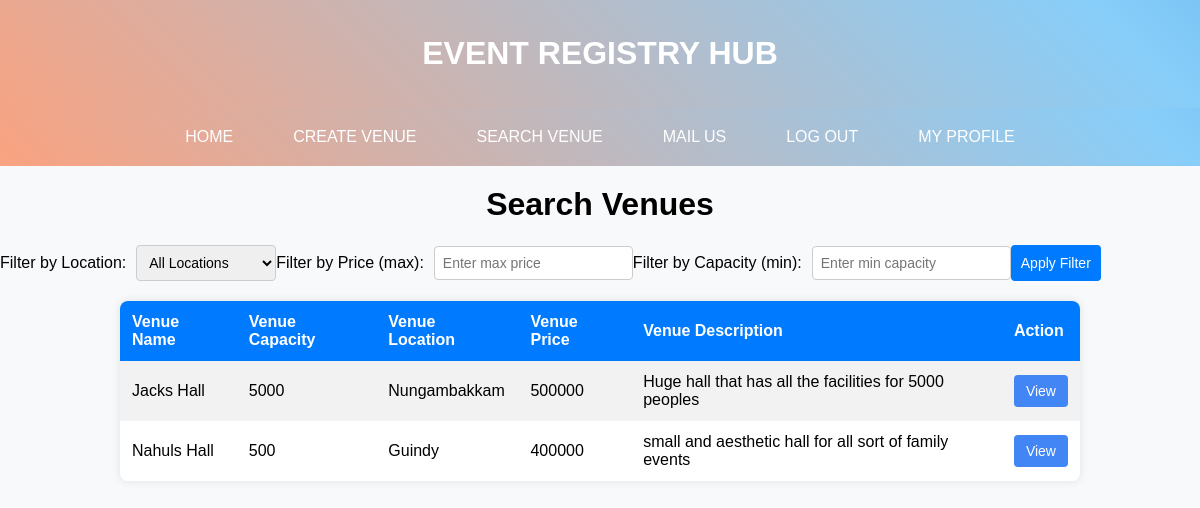
Screenshot of /search.php (signed in) with the database file from the repository.
### tables this page shows
CREATE TABLE `venues` (
  `venue_id` int(11) NOT NULL,
  `venue_name` varchar(255) NOT NULL,
  `venue_capacity` int(11) NOT NULL,
  `venue_location` varchar(255) NOT NULL,
  `venue_price` float NOT NULL,
  `venue_description` text DEFAULT NULL,
  `user_id` int(11) DEFAULT NULL
);

### search.php (the view, shortened to what this page needs)
<?php
include_once('includes/dbconnection.php');
if (isset($_GET['location']) && !empty($_GET['location'])) {
    $selectedLocation = $_GET['location'];
    $locationFilter = " AND venue_location = '$selectedLocation'";
} else {
    $locationFilter = '';
}
if (isset($_GET['price']) && is_numeric($_GET['price'])) {
    $selectedPrice = floatval($_GET['price']);
    $priceFilter = " AND venue_price <= $selectedPrice";
} else {
    $selectedPrice = '';
    $priceFilter = '';
}
if (isset($_GET['capacity']) && is_numeric($_GET['capacity'])) {
    $selectedCapacity = intval($_GET['capacity']);
    $capacityFilter = " AND venue_capacity >= $selectedCapacity";
} else {
    $selectedCapacity = '';
    $capacityFilter = '';
}
$filterQuery = "SELECT * FROM venues WHERE 1 $locationFilter $priceFilter $capacityFilter";
$filterResult = $conn->query($filterQuery);
if ($filterResult->num_rows > 0) {
    $venues = $filterResult->fetch_all(MYSQLI_ASSOC);
} else {
    $venues = [];
}
?>
<!DOCTYPE html>
<html lang="en">
<head>
</head>
<body>
    <?php
    include_once('includes/header.php');
    echo("<h1>Search Venues</h1>");
    echo '<form method="get" class="filter-dropdown">';
    echo '<label for="location">Filter by Location:</label>';
    echo '<select id="location" name="location">';
    echo '<option value="">All Locations</option>';
    echo '</select>';
    echo '<label for="price">Filter by Price (max):</label>';
    echo '<input type="number" id="price" name="price" value="' . $selectedPrice . '" placeholder="Enter max price">';
    echo '<label for="capacity">Filter by Capacity (min):</label>';
    echo '<input type="number" id="capacity" name="capacity" value="' . $selectedCapacity . '" placeholder="Enter min capacity">';
    echo '<button type="submit">Apply Filter</button>';
    echo '</form>';
    if (!empty($venues)) {
        echo '<table>';
        echo '<tr><th>Venue Name</th><th>Venue Capacity</th><th>Venue Location</th><th>Venue Price</th><th>Venue Description</th><th>Action</th></tr>';
        foreach ($venues as $venue) {
            echo '<tr>';
            echo '<td>' . $venue['venue_name'] . '</td>';
            echo '<td>' . $venue['venue_capacity'] . '</td>';
            echo '<td>' . $venue['venue_location'] . '</td>';
            echo '<td>' . $venue['venue_price'] . '</td>';
            echo '<td>' . $venue['venue_description'] . '</td>';
            echo '<td><a href="venue.php?venue_id=' . $venue['venue_id'] . '"><button class="view-button">View</button></a></td>';
            echo '</tr>';
        }
        echo '</table>';
    } else {
        echo '<p>No venues found for the selected filters.</p>';
    }
    ?>
</body>
</html>

### search.php (style rules this page uses)
body { font-family: 'Arial', sans-serif; margin: 0; padding: 0; background-color: #e6f7ff; }
h1 { text-align: center; margin-top: 20px; }
table { width: 80%; margin: 20px auto; border-collapse: collapse; background-color: #fff; box-shadow: 0 0 10px rgba(0, 0, 0, 0.1); border-radius: 8px; overflow: hidden; }
th, td { padding: 12px; text-align: left; }
th { background-color: #007bff; color: #fff; }
tr:nth-child(even) { background-color: #f2f2f2; }
.view-button { padding: 8px 12px; background-color: #4285f4; color: #fff; border: none; border-radius: 4px; cursor: pointer; font-size: 14px; transition: background-color 0.3s ease; }
.filter-dropdown { display: flex; align-items: center; margin-bottom: 20px; }
.filter-dropdown label { margin-right: 10px; }
.filter-dropdown select, .filter-dropdown input { padding: 8px; border: 1px solid #ccc; border-radius: 4px; font-size: 14px; }
.filter-dropdown button { padding: 10px; background-color: #007bff; color: #fff; border: none; border-radius: 4px; cursor: pointer; font-size: 14px; transition: background-color 0.3s ease; }

### includes/header.php (style rules this page uses)
body { font-family: 'Arial', sans-serif; margin: 0; padding: 0; background-color: #f8f9fa; }

### rows the page displays
venues: venue_name "Jacks Hall", venue_capacity "5000", venue_location "Nungambakkam", venue_price "500000", venue_description "Huge hall that has all the facilities for 5000 peoples"
venues: venue_name "Nahuls Hall", venue_capacity "500", venue_location "Guindy", venue_price "400000", venue_description "small and aesthetic hall for all sort of family events"
